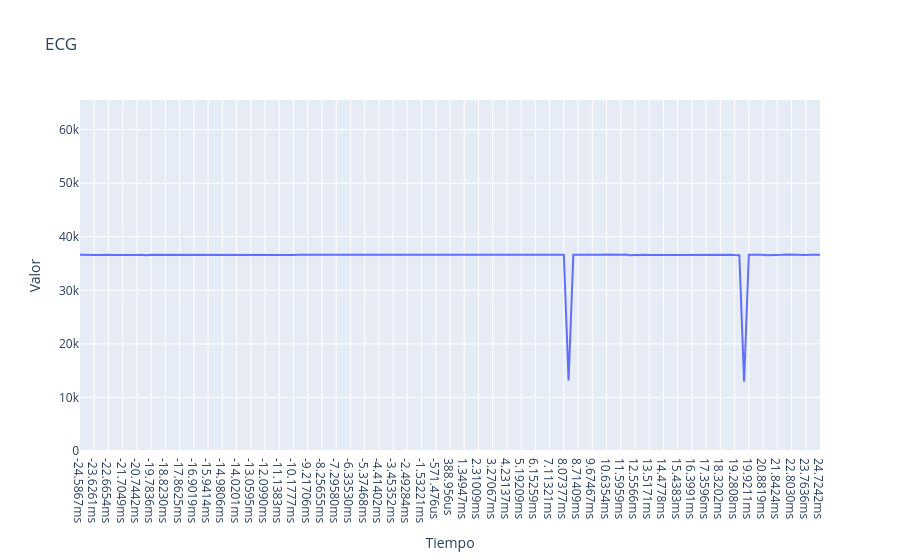

The notebook cell saved with this chart:
### Code cell
fig = go.Figure()


# Agregamos cada señal como un trazo
fig.add_trace(go.Scatter(x = resultados_tiempos[2], y=new_arr2, mode='lines', name='Señal 2'))

# Opciones de layout
fig.update_layout(
    title='ECG',
    xaxis_title='Tiempo',
    yaxis_title='Valor',
   hovermode='x unified',    yaxis=dict(range=[0, 65536])
)

fig.show()

### Figure 1 — Plotly figure (JSON) as saved in the notebook; plotly's stock layout.template omitted (floating-point values rounded to 4 significant figures; data arrays with more than 128 entries replaced by an {"elided": "..."} marker saying what was removed)
{"data": [{"mode": "lines", "name": "Señal 2", "type": "scatter", "x": {"elided": "157 str values"}, "y": {"elided": "157 int values"}}], "layout": {"hovermode": "x unified", "title": {"text": "ECG"}, "xaxis": {"title": {"text": "Tiempo"}}, "yaxis": {"range": [0, 65536], "title": {"text": "Valor"}}}}
